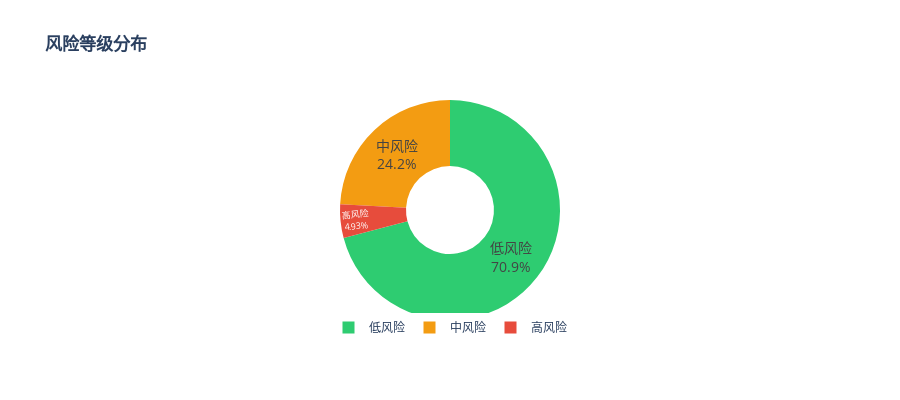

Here is the notebook cell this chart was saved with:
### Code cell
# 风险等级分布饼图
risk_dist = df['risk_level'].value_counts().reset_index()
risk_dist.columns = ['风险等级', '数量']

# 中文映射
level_names = {'High': '高风险', 'Medium': '中风险', 'Low': '低风险'}
risk_dist['风险等级'] = risk_dist['风险等级'].map(level_names)

colors = {'高风险': '#e74c3c', '中风险': '#f39c12', '低风险': '#2ecc71'}

fig = px.pie(
    risk_dist, 
    values='数量', 
    names='风险等级',
    title='<b>风险等级分布</b>',
    color='风险等级',
    color_discrete_map=colors,
    hole=0.4
)

fig.update_traces(
    textposition='inside',
    textinfo='percent+label',
    textfont_size=14
)

fig.update_layout(
    height=400,
    showlegend=True,
    legend=dict(orientation='h', yanchor='bottom', y=-0.1, xanchor='center', x=0.5)
)

fig.show()

### Figure 1 — Plotly figure (JSON) as saved in the notebook; plotly's stock layout.template omitted (floating-point values rounded to 4 significant figures)
{"data": [{"customdata": [["低风险"], ["中风险"], ["高风险"]], "domain": {"x": [0, 1], "y": [0, 1]}, "hole": 0.4, "hovertemplate": "风险等级=%{customdata[0]}<br>数量=%{value}<extra></extra>", "labels": ["低风险", "中风险", "高风险"], "legendgroup": "", "marker": {"colors": ["#2ecc71", "#f39c12", "#e74c3c"]}, "name": "", "showlegend": true, "textfont": {"size": 14}, "textinfo": "percent+label", "textposition": "inside", "type": "pie", "values": [3161, 1078, 220]}], "layout": {"height": 400, "legend": {"orientation": "h", "tracegroupgap": 0, "x": 0.5, "xanchor": "center", "y": -0.1, "yanchor": "bottom"}, "showlegend": true, "title": {"text": "<b>风险等级分布</b>"}}}
